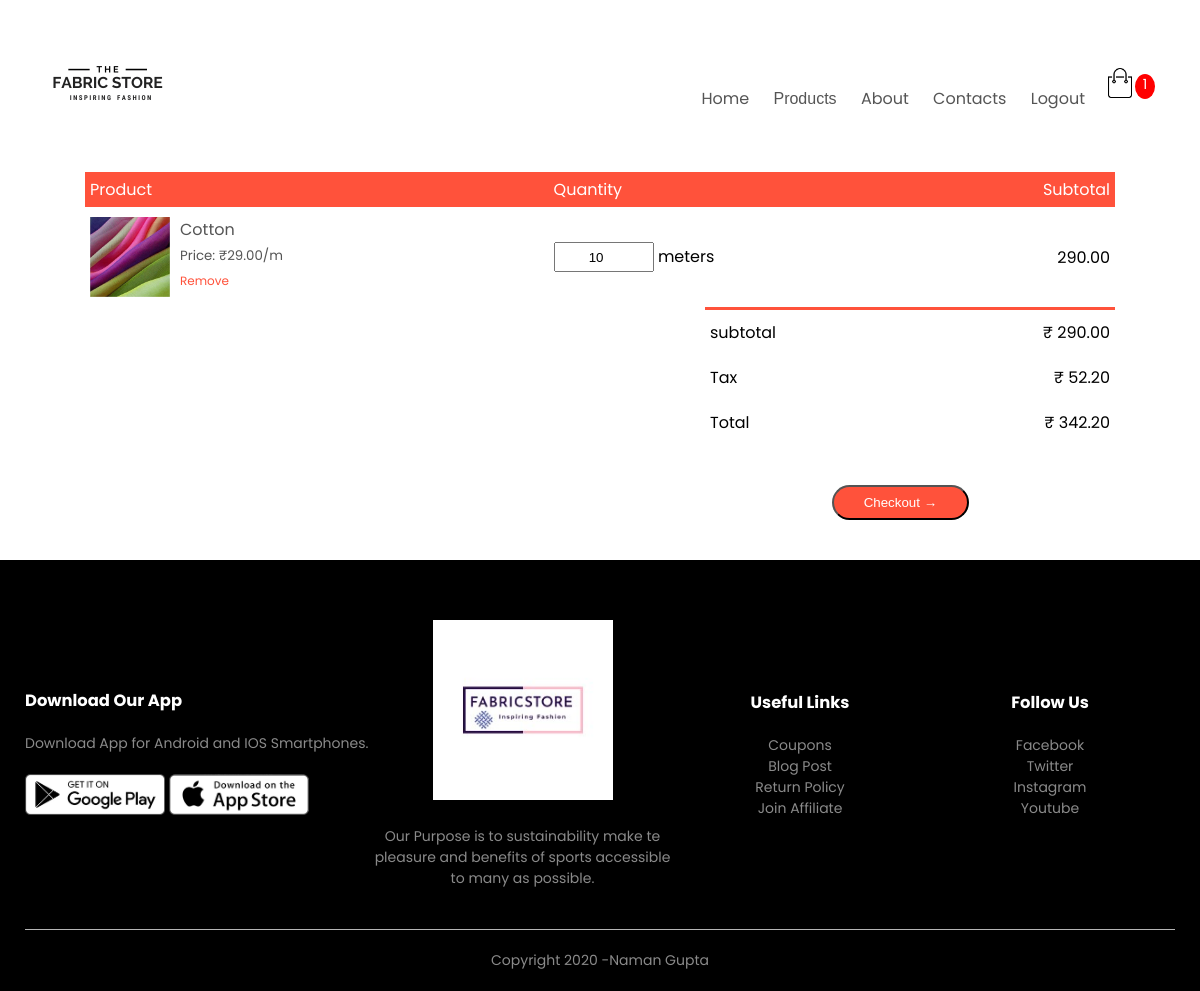
The app's page /cart/ (signed in) with its own data.
### main/models.py (models this page shows, shortened)
class OrderItem(models.Model):
	product = models.ForeignKey(Product, on_delete=models.SET_NULL, null=True)
	order = models.ForeignKey(Order, on_delete=models.SET_NULL, null=True)
	quantity = models.IntegerField(default=0, null=True, blank=True)
	product_quantity= models.IntegerField(default=0, null=True, blank=True)
	date_added = models.DateTimeField(auto_now_add=True)
	@property
	def get_total(self):
		total = self.product.price * self.product_quantity
		return total

class Product(models.Model):
	category= models.CharField(max_length=15 ,choices=category_choices, default="cotton")
	name = models.CharField(max_length=200)
	color = models.CharField(max_length=200, null=False, default="White")
	width = models.FloatField(default=False)
	price = models.FloatField()
	image = models.ImageField(null=True, blank=True)
	@property
	def imageURL(self):
		try:
			url = self.image.url
		except:
			url = ''
		return url

class Order(models.Model):
	customer = models.ForeignKey(Customer, on_delete=models.SET_NULL, null=True, blank=True)
	date_ordered = models.DateTimeField(auto_now_add=True)
	complete = models.BooleanField(default=False)
	transaction_id = models.CharField(max_length=100, null=True)
	@property
	def get_cart_total(self):
		orderitems = self.orderitem_set.all()
		total = sum([item.get_total for item in orderitems])
		return total
	@property
	def get_cart_items(self):
		orderitems = self.orderitem_set.all()
		total = sum([item.quantity for item in orderitems])
		return total
	@property
	def get_tax(self):
		orderitems = self.orderitem_set.all()
		subtotal = sum([item.get_total for item in orderitems])
		total=(subtotal * 0.18)
		return total
	@property
	def get_total(self):
		orderitems = self.orderitem_set.all()
		subtotal = sum([item.get_total for item in orderitems])
		total=subtotal + (subtotal * 0.18)
		return total

### main/views.py (the view)
# urls.py: path('cart/', views.cart, name="cart"),
def cart(request):
	data = cartData(request)
	cartItems = data['cartItems']
	order = data['order']
	items = data['items']
	context = {'items':items, 'order':order, 'cartItems':cartItems}
	return render(request, 'main/cart.html', context)

### main/utils.py (called while the page is built)
def cartData(request):
	if request.user.is_authenticated:
		customer = request.user.customer
		order, created = Order.objects.get_or_create(customer=customer, complete=False)
		items = order.orderitem_set.all()
		cartItems = order.get_cart_items
	else:
		cookieData = cookieCart(request)
		cartItems = cookieData['cartItems']
		order = cookieData['order']
		items = cookieData['items']
	return {'cartItems':cartItems ,'order':order, 'items':items}

### main/templates/main/cart.html (shortened to what this page needs)
<!DOCTYPE html>
{% load static %}
{% block content %}
<html lang="en">
<head>
    <link rel="stylesheet" href="{% static 'css/main.css' %}">
    <link rel="stylesheet" href="https://stackpath.bootstrapcdn.com/font-awesome/4.7.0/css/font-awesome.min.css">
</head>
<body>
    <div class="container">
        <div class="navbar">
            <div class="logo">
                <a href="{% url 'store' %}"><img src="{% static 'images/FABRIC_STORE.png' %}" width="125px"></a>
            </div>
            <nav>
                <ul id="MenuItems">
                    <li><a href="{% url 'store' %}">Home</a></li>
                    <li>
                        <div class="dropdown">
                            <button class="dropbtn">Products</button>
                        </div>
                    </li>
                    <li><a href="{% url 'about-us' %}">About</a></li>
                    <li><a href="{% url 'contact_us' %}">Contacts</a></li>
                    {% if  user.is_authenticated %}
                            <li><a href="{% url 'logout' %}">Logout</a></li>
                    {% else %}
                        <li><a href="{% url 'login' %}">Login</a></li>
                    {% endif %}
                </ul>
            </nav>
            <a href="{% url 'cart' %}"><img src="{% static 'images/cart_img.png'%}" width="30px" height="30px"></a>
            {% if  user.is_authenticated %}
                <p id="cart-total"> {{cartItems}} </p>
            {% endif %}
        </div>
    </div>
    {% if cartItems == 0 %}
        <h3>No Products in the cart. <br><br><br><br><br><br><br><br><br><br><br><br><br><br></h3>
    {% else %}
        <div class="small-container">
            <table>
                <tr>
                    <th>Product</th>
                    <th>Quantity</th>
                    <th>Subtotal</th>
                </tr>
                {% for item in items %}
                <tr>
                    <td>
                        <div class="cart-info">
                            <img src={{item.product.imageURL}}>
                            <div>
                                <p>{{item.product.name}}</p>
                                <small>Price: &#8377;{{item.product.price| floatformat:2}}/m</small>
                                <br>
                                <a data-product="{{item.product.id}}" data-action="remove" class="chg-quantity update-cart" href="">Remove</a>
                            </div>
                        </div>
                    </td>
                    <td><input type="number" value="{{item.product_quantity}}" style="width:100px; text-align:center " id="quantity" placeholder="Quantity">  meters </td>
                    <td>{{item.get_total| floatformat:2}}</td>
                </tr>
                {% endfor %}
            </table>
            <div class="total-price">
                <table>
                    <tr>
                        <td>subtotal</td>
                        <td> &#8377; {{order.get_cart_total| floatformat:2}}</td>
                    </tr>
                    <tr>
                        <td>Tax</td>
                        <td> &#8377; {{order.get_tax| floatformat:2}}</td>
                    </tr>
                    <tr>
                        <td>Total</td>
                        <td> &#8377; {{order.get_total| floatformat:2}}</td>
                    </tr>
                    <tr>
                    <td><a href="{% url 'checkout' %}"><button class="btn"> Checkout &#8594; </button></a></td>
                    </tr>
                </table>
            </div>
        </div>
    {% endif %}
    <div class="footer">
        <div class="container">
            <div class="row">
                <div class="footer-col-1">
                    <h3> Download Our App</h3>
                    <p>Download App for Android and IOS Smartphones.</p>
                    <div class="app-logo">
                        <img src="{% static 'images/play-store.png' %}">
                        <img src="{% static 'images/app-store.png' %}">
                    </div>
                </div>
                <div class="footer-col-2">
                    <img src="{% static 'images/Fabric_Store2.jfif' %}">
                    <p>Our Purpose is to sustainability make te pleasure and benefits of sports accessible to many as possible.</p>
                </div>
                <div class="footer-col-3">
                    <h3> Useful Links</h3>
                    <ul>
                        <li>Coupons</li>
                        <li>Blog Post</li>
                        <li>Return Policy</li>
                        <li>Join Affiliate</li>
                    </ul>
                </div>
                <div class="footer-col-4">
                    <h3> Follow Us</h3>
                    <ul>
                        <li>Facebook</li>
                        <li>Twitter</li>
                        <li>Instagram</li>
                        <li>Youtube</li>
                    </ul>
                </div>
            </div>
            <hr>
            <p class="copyright">Copyright 2020 -Naman Gupta</p>
        </div>
    </div>
</body>
{% endblock content %}
</html>

### static/css/main.css (style rules this page uses)
* { margin:0; padding:0; box-sizing: border-box; }
#cart-total { display: block; text-align: center; color:#fff; background-color: red; width: 20px; height: 25px; border-radius: 50%; font-size: 14px; }
body { font-family: 'Poppins', sans-serif; }
.navbar { display:flex; align-items:center; padding: 20px; }
nav { flex:1; text-align: right; }
nav ul { display:inline inline-block; list-style-type: none; }
nav ul li { display: inline-block; margin-right: 20px; }
a { text-decoration:none; color:#555; }
p { color: #555; }
.container { max-width: 1300px; margin: auto; padding-left: 25px; padding-right: 25px; }
.row { display:flex; align-items: center; flex-wrap: wrap; justify-content: space-around; }
.btn { display: inline-block; background: #ff523b; color:#fff; padding: 8px 30px; margin: 30px 0; border-radius: 30px; transition: background 0.5s; }
.small-container { max-width: 1080px; margin: auto; padding-left: 25px; padding-right: 25px; }
small { color: #555; }
.footer { background: #000; color: #8a8a8a; font-size: 14px; padding: 60px 0 20px; }
.footer p { color: #8a8a8a; }
.footer h3 { color: #fff; margin-bottom: 20px; }
.footer-col-1, .footer-col-2, .footer-col-3, .footer-col-4 { min-width: 250px; margin-bottom: 20px; }
.footer-col-1 { flex-basis: 30%; }
.footer-col-2 { flex: 1; text-align: center; }
.footer-col-2 img { width: 180px; margin-bottom: 20px; }
.footer-col-3, .footer-col-4 { flex-basis: 12%; text-align: center; }
ul { list-style-type: none; }
.app-logo { margin-top: 20px; }
.app-logo img { width: 140px; }
.footer hr { border: none; background: #b5b5b5; height: 1px; margin: 20px 0; }
.copyright { text-align: center; }
table { width: 100%; border-collapse: collapse; }
.cart-info { display: flex; flex-wrap:wrap; }
th { text-align: left; padding: 5px; color: #fff; background: #ff523b; font-weight: normal; }
td { padding: 10px 5px; }
td input { width: 40px; height: 30px; padding: 5px; }
td a { color: #ff523b; font-size: 12px; }
td img { width: 80px; height: 80px; margin-right: 10px; }
.total-price { display: flex; justify-content: flex-end; }
.total-price table { border-top: 3px solid #ff523b; width: 100%; max-width: 410px; }
td:last-child { text-align: right; }
th:last-child { text-align: right; }

### main/templates/main/cart.html (style rules this page uses)
.dropbtn { color:#555; background-color: transparent; #padding: 16px; font-size: 16px; border: none; cursor: pointer; }
.dropdown { position: relative; display: inline-block; }

### records on screen
OrderItem: product.imageURL (picture), product.name "Cotton", product.price "29.00", product_quantity "10", get_total "290.00"
Order: get_cart_total "290.00", get_tax "52.20", get_total "342.20"

### other values on screen
{{ cartItems }} "1"
